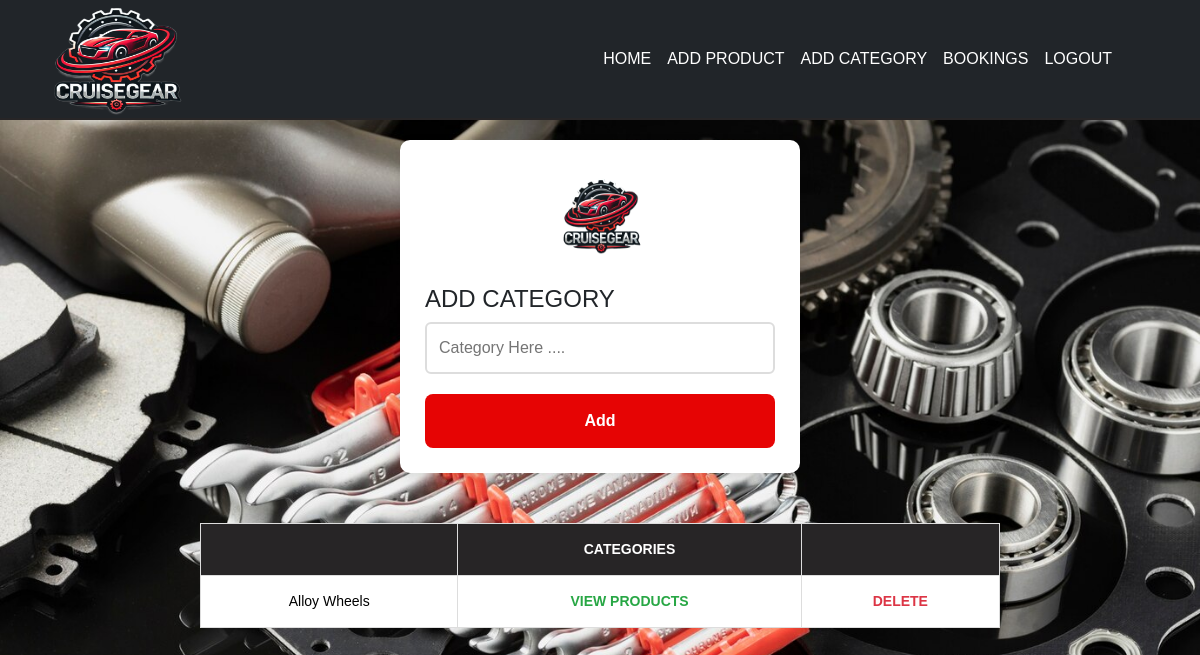
/cat, run on an earlier commit of the app's database.
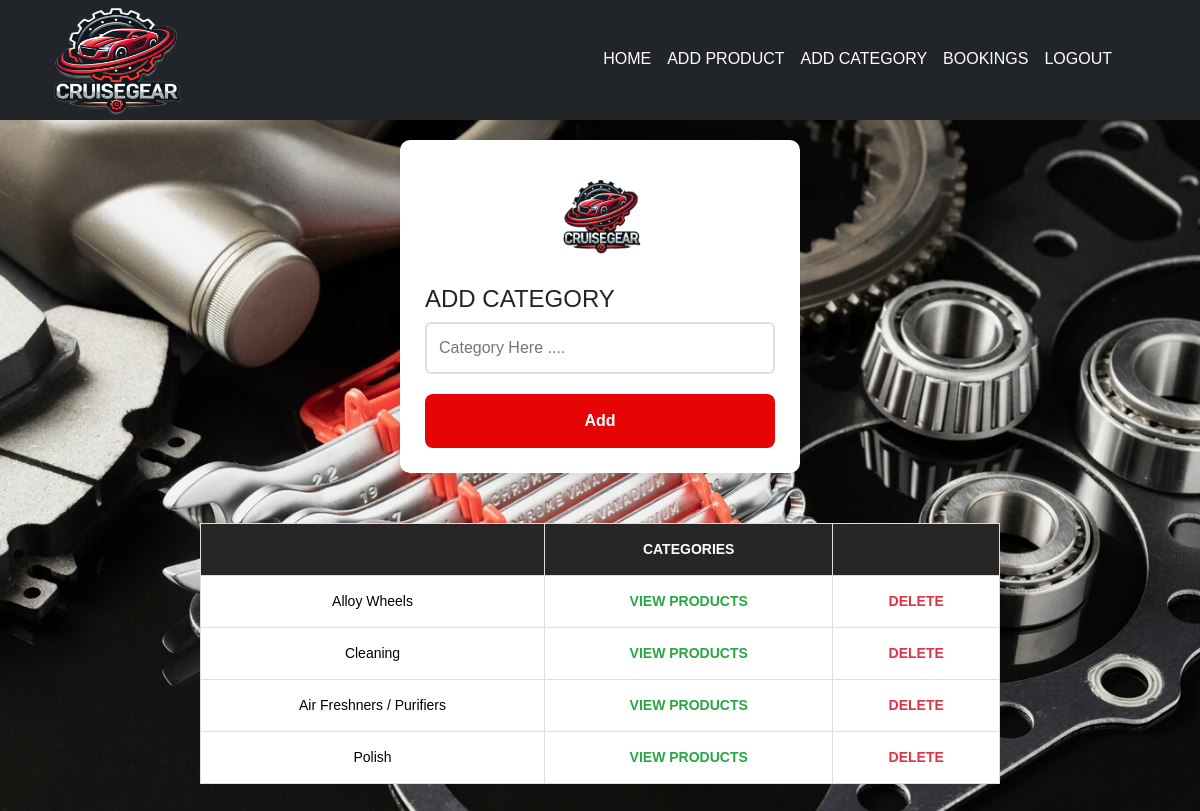
And on a later commit of the database.
### app/models.py (models this page shows)
class category(models.Model):
    categories=models.TextField()

### app/views.py (the view)
# urls.py: path('cat',views.cat),
def cat(req):
    if req.method=="POST":
        categories=req.POST['category']
        data=category.objects.create(categories=categories)
        data.save()
        return redirect(cat)
    else:
        data=category.objects.all()
        return render(req,'shop/category.html',{'data':data})

### templates/shop/category.html (shortened to what this page needs)
<!DOCTYPE html>
<html lang="en">
<head>
    {% load static %}
    <link href="https://cdn.jsdelivr.net/npm/bootstrap@5.3.3/dist/css/bootstrap.min.css" rel="stylesheet">
    <link rel="stylesheet" href="{% static 'addcate.css' %}">
</head>
<body>
    <nav class="navbar navbar-expand-sm bg-dark navbar-dark">
        <div class="container-fluid">
          <img src="../../static/cruisegear2br.png" style="width: 165px;height: 140px;" alt="">
          <div class="collapse navbar-collapse" id="collapsibleNavbar">
            <ul class="navbar-nav ms-auto me-5">
              <li class="nav-item">
                <a class="nav-link fcolor " href="shop_home">HOME</a>
              </li>
              <li class="nav-item">
                <a class="nav-link fcolor" href="add_product">ADD PRODUCT</a>
              </li>
              <li class="nav-item">
                <a class="nav-link fcolor" href="cat">ADD CATEGORY</a>
              </li>
              <li class="nav-item">
                <a class="nav-link fcolor" href="../bookings">BOOKINGS</a>
              </li>
              <li class="nav-item">
                <a class="nav-link fcolor" href="logout">LOGOUT</a>
              </li>
            </ul>
          </div>
        </div>
    </nav>
    <form action="" method="post" style="margin-top: 20px;">
      <img src="../../static/cruisegear2br.png" class="logo1" alt="Logo">
      <h4>ADD CATEGORY</h4>
        <input type="text" name="category" id="cid" placeholder="Category Here ....">
        <input type="submit" value="Add">
    </form>
    <table class="table table-hover mt-5 mb-5 mx-auto">
        <thead>
            <tr>
                <th scope="col"></th>
                <th scope="col">CATEGORIES</th>
                <th scope="col"></th>
            </tr>
        </thead>
        <tbody>
            {% for i in data %}
            <tr>
                <td>{{ i.categories }}</td>
                <td><a href="view_products/{{i.pk }}">view products</a></td>
                <td><a href="delete_category/{{ i.pk }}">Delete</a></td>
            </tr>
            {% endfor %}
        </tbody>
    </table>
</body>
</html>

What changed in the data, as far as the page shows it:
added category: categories "Cleaning"
added category: categories "Air Freshners / Purifiers"
added category: categories "Polish"
